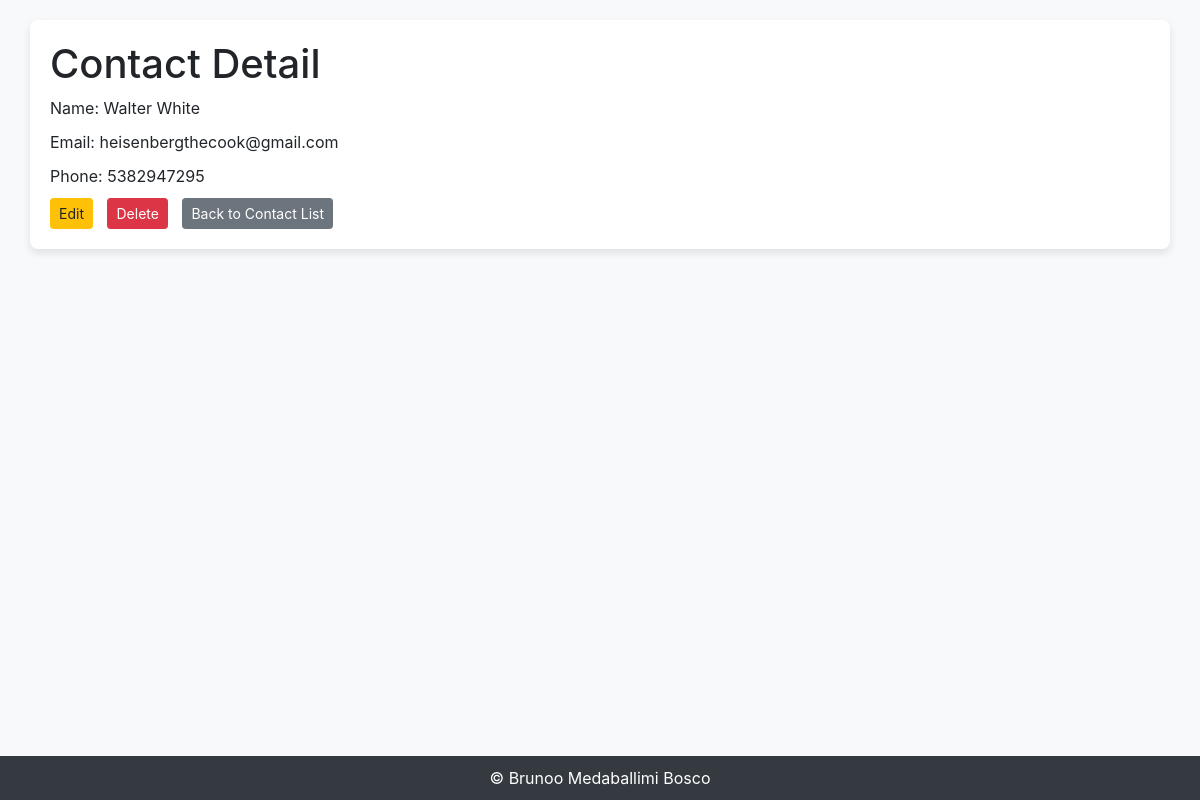
The app's page /8/ with its own data.
### contact_manager/models.py (models this page shows, shortened)
class Contact(models.Model):
    name = models.CharField(max_length=100, unique = True)
    email = models.EmailField( unique = True )
    phone = models.CharField(max_length=15, blank=True, null=True)
    app_label = 'contact_manager'

### contact_manager/views.py (the view)
# urls.py: path('<int:pk>/', ContactDetailView.as_view(), name='contact_detail'),
class ContactDetailView(DetailView):
    model = Contact
    template_name = 'contact_manager/contact_detail.html'
    context_object_name = 'contact'
    def get(self, request, *args, **kwargs):
        self.object = self.get_object()
        if not self.object.pk:
            return redirect('contact_manager:contact_list')
        context = self.get_context_data(object=self.object)
        return self.render_to_response(context)

### contact_manager/templates/contact_manager/contact_detail.html (shortened to what this page needs)
<!DOCTYPE html>
<html lang="en">
<head>
    <link href="https://stackpath.bootstrapcdn.com/bootstrap/4.5.2/css/bootstrap.min.css" rel="stylesheet">
</head>
<body class="d-flex flex-column">
<div class="container">
    <h1>Contact Detail</h1>
    <p>Name: {{ contact.name }}</p>
    <p>Email: {{ contact.email }}</p>
    <p>Phone: {{ contact.phone }}</p>
    <a href="{% url 'contact_manager:contact_update' pk=contact.pk %}" class="btn btn-warning btn-sm">Edit</a>
    <a href="{% url 'contact_manager:contact_delete' pk=contact.pk %}" class="btn btn-danger btn-sm">Delete</a>
    <a href="{% url 'contact_manager:contact_list' %}" class="btn btn-secondary btn-sm">Back to Contact List</a>
</div>
<footer class="text-center mt-auto fixed-bottom"> &copy; Brunoo Medaballimi Bosco</footer>
</body>
</html>

### contact_manager/templates/contact_manager/contact_detail.html (style rules this page uses)
body { background-color: #f8f9fa; }
.container { background-color: #ffffff; border-radius: 8px; box-shadow: 0 4px 8px rgba(0, 0, 0, 0.1); padding: 20px; margin-top: 20px; }
h1 { margin-top: 0; }
p { margin-bottom: 10px; }
a { margin-right: 10px; }
footer { background-color: #343a40; color: #ffffff; padding: 10px 0; text-align: center; margin-top: 20px; }

### records on screen
Contact: name "Walter White", email "heisenbergthecook@gmail.com", phone "5382947295"
